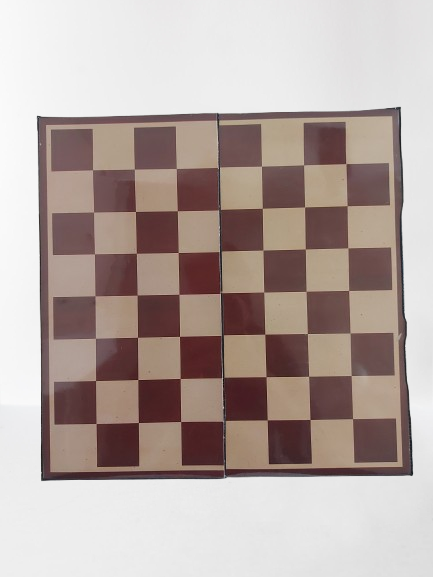
#> input picture Homography Computation/Chessboard/1-removebg-preview.png, 433 x 577 px
$ jupyter execute RANSAC_Chessboard.ipynb
#> lines starting #> are read from the running program, lines starting #| are printed output that depends on the picture; after the words box and inside, x2 and y2 are one past the last pixel; in counts of white or black regions, pixels touching at a corner belong together; long printed decimals are rounded
[cell 1]
import cv2
import numpy as np
import matplotlib.pyplot as plt
import imageio

[cell 2]
def warpImage(image, H, dims):
    """
    Warp the given image using the homography matrix.

    Args:
        image: The image to be warped.
        H: The homography matrix.
        dims: The dimensions of the output image (typically the size of the second image).

    Returns:
        The warped image.
    """
    warped = cv2.warpPerspective(image, H, dims)
    return warped

[cell 3]
def plotSideBySide(query_image, train_image, savefig_name, xlabel_a, xlabel_b):

    fig, (ax1, ax2) = plt.subplots(nrows=1, ncols=2, constrained_layout=False, figsize=(16,9))
    ax1.imshow(query_image)
    ax1.set_xlabel(xlabel_a, fontsize=14)

    ax2.imshow(train_image)
    ax2.set_xlabel(xlabel_b, fontsize=14)

    # Statement to be printed below the images
    plt.savefig(savefig_name+".png")
    plt.show()
    plt.close()

[cell 4]
def getChessboardCorners(img, rows, cols, criteria):

    # img = cv2.imread(fname)
    print(img.shape)
    h,w = img.shape[0], img.shape[1]
    gray = cv2.cvtColor(img, cv2.COLOR_BGR2GRAY)
    # gray = cv.equalizeHist(gray)

    _, gray = cv2.threshold(gray, 127, 255, cv2.THRESH_BINARY)

    # Find the chessboard corners
    print(cv2.checkChessboard(gray, (cols, rows)))
    # cv.imwrite(fname.replace(".jpg", "_gray.jpg"), gray)
    ret, corners = cv2.findChessboardCornersSB(gray, (cols, rows), flags=0)
    print(ret)
    # print(corners.shape)

    # If found, add object points, image points (after refining them)
    if ret == True:
        corners2 = cv2.cornerSubPix(gray, corners, (11,11), (-1,-1), criteria)
        return corners2
    else:
        return None

[cell 5]
def computeReprojectionErrorChessboard(ptsA, ptsB, H):
    """
    Compute the reprojection error between matched chessboard corners.

    Args:
        ptsA: Detected chessboard corners from image A (numpy array of 2D points).
        ptsB: Detected chessboard corners from image B (numpy array of 2D points).
        H: The homography matrix.

    Returns:
        The reprojection error.
    """
    # ptsA and ptsB are already in the correct format (2D numpy arrays).
    # Transform points in image A to the coordinate system of image B using homography H
    ptsA_transformed = cv2.perspectiveTransform(ptsA, H)

    # Calculate Euclidean distance between actual keypoints in B and transformed points
    error = np.linalg.norm(ptsA_transformed[0] - ptsB, axis=1)

    # Average reprojection error
    reprojection_error = np.mean(error)
    return reprojection_error

# ORB Detector

[cell 6]
train_image = imageio.imread("./Chessboard/1-removebg-preview.png")
#> train_image is the input picture: shape (577, 433, 4); mean R, G, B, A 180.5, 166.7, 162, 255
train_image_gray = cv2.cvtColor(train_image, cv2.COLOR_RGB2GRAY)
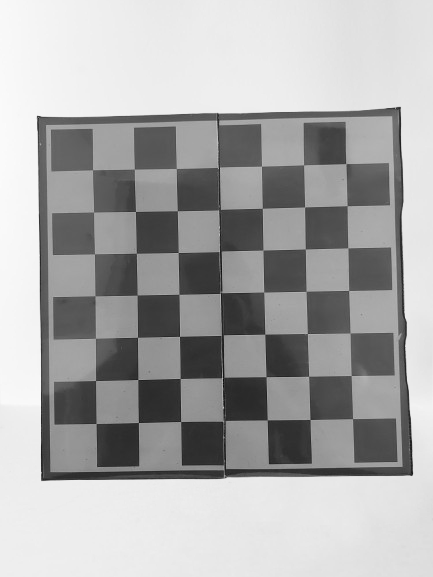
#> train_image_gray: shape (577, 433); min 8, max 251, mean 170.3
query_image = imageio.imread("./Chessboard/5-removebg-preview.png")
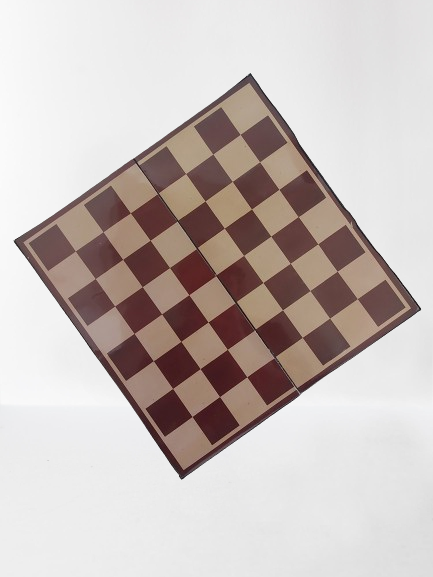
#> input picture Homography Computation/Chessboard/5-removebg-preview.png, 433 x 577 px
#> query_image is the input picture: shape (577, 433, 4); mean R, G, B, A 199.2, 189.6, 186.5, 255
query_image_gray = cv2.cvtColor(query_image,cv2.COLOR_RGB2GRAY)
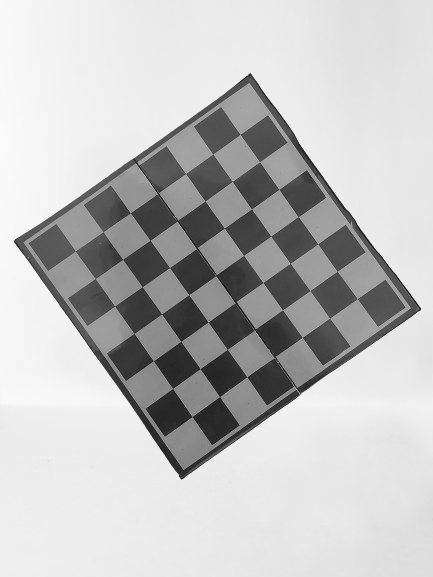
#> query_image_gray: shape (577, 433); min 7, max 251, mean 192.1

plotSideBySide(query_image, train_image, "Images_Chessboard", "Query image", "Train image - Image to be transformed")
#> in plotSideBySide, `plt.savefig(savefig_name+".png")`:
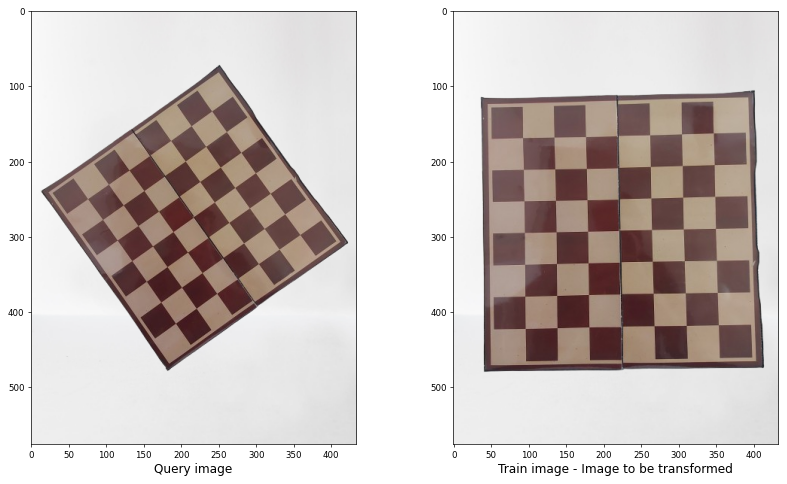
#> figure drawn by matplotlib, 2 panels

[cell 7]
rows=7
cols=7
criteria = (cv2.TERM_CRITERIA_EPS + cv2.TERM_CRITERIA_MAX_ITER, 30, 0.001)


train_image = imageio.imread("./Chessboard/1-removebg-preview.png")
keypointsA = getChessboardCorners(train_image, rows, cols, criteria)
#| (577, 433, 4)
#> in getChessboardCorners, `_, gray = cv2.threshold(gray, 127, 255, cv2.THRESH_BINARY)`:
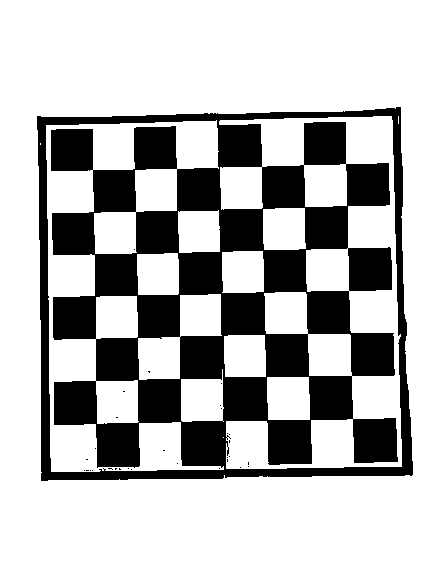
#> gray: shape (577, 433); 71.9% white; 31 black regions (30 under 20 px), largest, box (x1, y1, x2, y2) and area: (37, 107, 413, 481) 70269
#| True
#> in getChessboardCorners, `ret, corners = cv2.findChessboardCornersSB(gray, (cols, rows), flags=0)`: ret = True; corners = 49 rows, first 8: [92.56, 169.9], [134.3, 169.5], [176.4, 168.5], [218.5, 167.1], [261.6, 166.1], [303.6, 164.9], [345.8, 163.8], [93.51, 212.1]
#| True
#> in getChessboardCorners, `corners2 = cv2.cornerSubPix(gray, corners, (11,11), (-1,-1), criteria)`: corners2 = 49 rows, first 8: [92.46, 169.6], [134.7, 169.4], [176.7, 168.4], [218.5, 167.3], [261.6, 166.5], [303.4, 164.6], [345.3, 163.5], [93.5, 212.2]
#> keypointsA has the same summary as corners2 in getChessboardCorners
query_image = imageio.imread("./Chessboard/5-removebg-preview.png")
keypointsB = getChessboardCorners(query_image, rows, cols, criteria)
#> call 2 of getChessboardCorners, with rows = 7, cols = 7, criteria = (3, 30, 0.001)
#| (577, 433, 4)
#> in getChessboardCorners (call 2), `_, gray = cv2.threshold(gray, 127, 255, cv2.THRESH_BINARY)`:
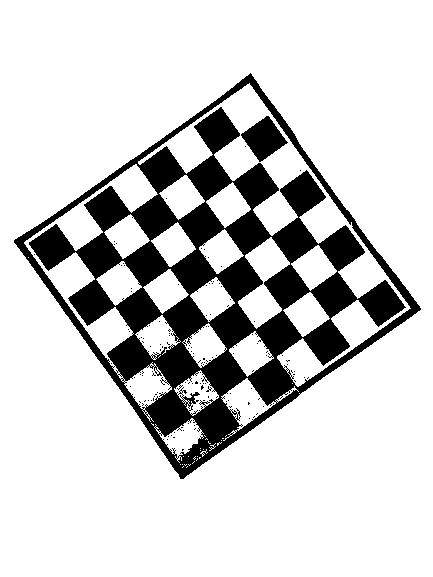
#> gray: shape (577, 433); 81.5% white; 132 black regions (130 under 20 px), largest, box (x1, y1, x2, y2) and area: (14, 73, 421, 479) 44866, (241, 116, 288, 162) 1143
#| True
#> in getChessboardCorners (call 2), `ret, corners = cv2.findChessboardCornersSB(gray, (cols, rows), flags=0)`: corners = 49 rows, first 8: [75.29, 251.1], [103, 231.7], [130.3, 212.9], [158, 193.2], [185.6, 173.6], [212.8, 154.1], [240.1, 134.4], [95.23, 278.6]
#| True
#> in getChessboardCorners (call 2), `corners2 = cv2.cornerSubPix(gray, corners, (11,11), (-1,-1), criteria)`: corners2 = 49 rows, first 8: [75.31, 251.1], [103, 231.8], [130.4, 212.9], [158.1, 193.4], [185.6, 173.6], [212.7, 154.1], [240.2, 134.5], [95.27, 278.5]
#> keypointsB has the same summary as corners2 in getChessboardCorners

[cell 8]
# [10 lines of commented-out code are left out]

[cell 9]
# M = getHomography(keypointsA, keypointsB, matches, reprojThresh=5)
H, _ = cv2.findHomography(keypointsA, keypointsB, cv2.RANSAC, 5)
#> H = [[0.682, 0.468, -66.66], [-0.445, 0.686, 179.2], [4.56e-05, 4.93e-05, 1]]
print(H)
#| [[ 6.81960349e-01  4.68448373e-01 -6.66625858e+01]
#|  [-4.45086900e-01  6.86279882e-01  1.79203456e+02]
#|  [ 4.55677017e-05  4.92824742e-05  1.00000000e+00]]

[cell 10]
# Warp image A into image B's space
warped_image = warpImage(train_image, H, (query_image.shape[1], query_image.shape[0]))
#> in warpImage, `warped = cv2.warpPerspective(image, H, dims)`:
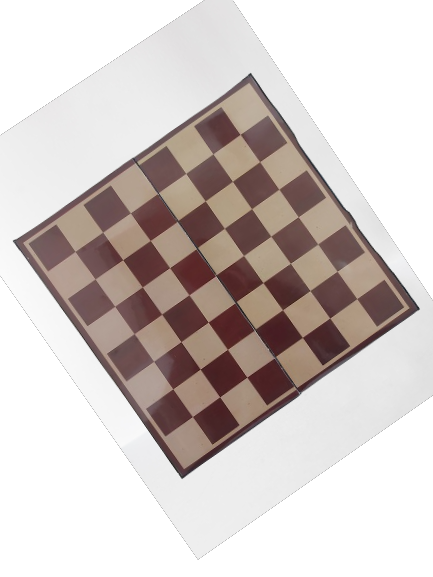
#> warped: shape (577, 433, 4); mean R, G, B, A 107.6, 98.9, 96, 154; transparent parts drawn white

# Compute the reprojection error
error = computeReprojectionErrorChessboard(keypointsA, keypointsB, H)
#> in computeReprojectionErrorChessboard, `ptsA_transformed = cv2.perspectiveTransform(ptsA, H)`: ptsA_transformed = 49 rows, first 8: [74.88, 251.3], [103, 232.1], [130.6, 212.7], [157.9, 193.2], [186, 173.6], [212.7, 153.7], [239.7, 134.6], [95.1, 279.1]
#> in computeReprojectionErrorChessboard, `error = np.linalg.norm(ptsA_transformed[0] - ptsB, axis=1)`: error = 49 pairs, first value 0.431 to 282.4, second value 0.176 to 164.9
#> in computeReprojectionErrorChessboard, `reprojection_error = np.mean(error)`: reprojection_error = 99.92
#> error = 99.92
print("Reprojection error:", error)
#| Reprojection error: 99.917

[cell 11]
plotSideBySide(query_image, warped_image, "Final_Chessboard_Corners", "Query image", "Warped Image")
